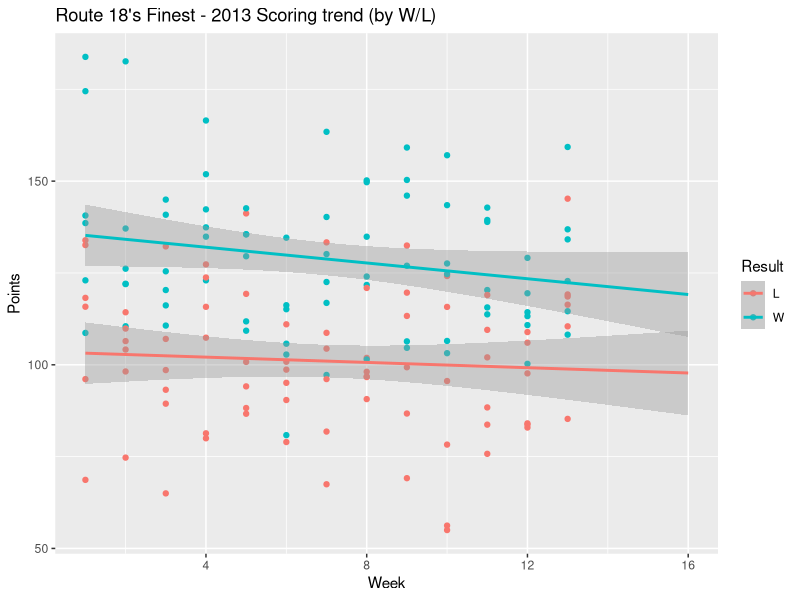
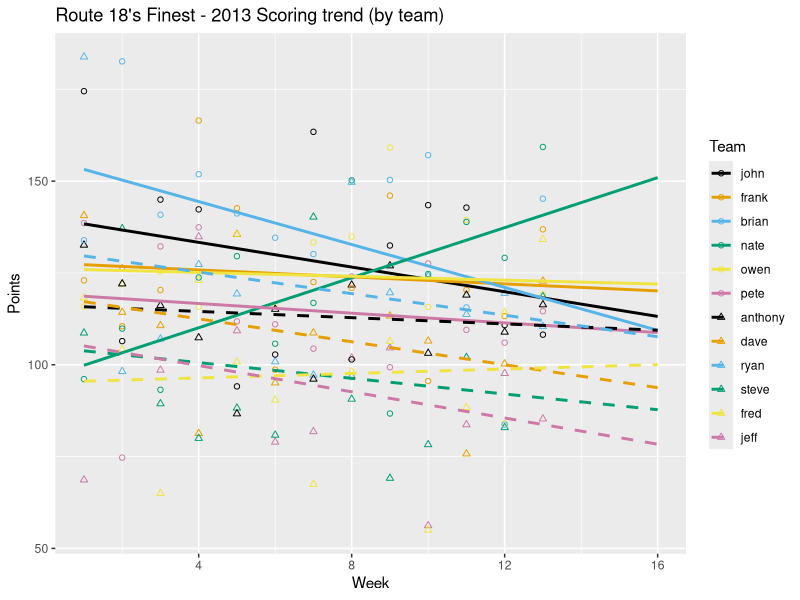

Recreate these plots in R, in order.
require(ggplot2)
require(colorspace)

#w <- read.csv("../data/2013_weekly.csv")
wfull <- read.csv("../data/2013_weekly.csv")
w <- wfull[ which(wfull$week < 14), ] 

ranks <- c("john","frank","brian","nate","owen","pete","anthony","dave","ryan","steve","fred","jeff")
w$team <- factor(w$team, levels=ranks)

totals <- data.frame(Points=w$QB+w$RB1+w$RB2+w$WR1+w$WR2+w$TE+w$D+w$K+w$FLEX, Week=w$week, Team=w$team, Result=w$result)
                  

g <- ggplot(totals, aes(x=Week, y=Points, group=Result, colour=Result)) + geom_point() + geom_smooth(method=lm,fullrange=TRUE) + scale_x_continuous(limits = c(1, 16)) + ggtitle( "Route 18's Finest - 2013 Scoring trend (by W/L)" )
png(filename="scoring_trend.png", width=1000, height=450)
print(g)
dev.off()


cbPalette <- c("#000000", "#E69F00", "#56B4E9", "#009E73", "#F0E442", "#CC79A7")
cbPalette <- c(cbPalette, cbPalette)


g2 <- ggplot(totals, aes(x=Week, y=Points, group=Team, colour=Team, linetype=Team, shape=Team )) + geom_point() + scale_shape_manual(values=c(rep(1,6),rep(2,6)) ) + scale_colour_manual(values=cbPalette) + geom_smooth(method="lm",fullrange=TRUE,se=FALSE,size=1) + scale_linetype_manual(values=c(rep("solid",6),rep("dashed",6)) )  + scale_x_continuous(limits = c(1, 16)) + ggtitle( "Route 18's Finest - 2013 Scoring trend (by team)" )
png(filename="scoring_trend_team.png", width=1000, height=450)
print(g2)
dev.off()

print( "made figures" )
#print(summary(lm(totals$Points ~ 1 + totals$Week, subset=which(totals$Win=="W"))))
#print(summary(lm(totals$Points ~ 1 + totals$Week, subset=which(totals$Win=="L"))))

xw <- summary(lm(totals$Points ~ 1 + totals$Week, subset=which(totals$Result=="W")))
xl <- summary(lm(totals$Points ~ 1 + totals$Week, subset=which(totals$Result=="L")))

pw <- pf(xw$fstatistic[1], xw$fstatistic[2], xw$fstatistic[3], lower.tail=FALSE)
pl <- pf(xl$fstatistic[1], xl$fstatistic[2], xl$fstatistic[3], lower.tail=FALSE)

print( paste("win",pw))
print( paste("lose",pl))

for( team in ranks ) {
  tx <- which(totals$Team==team)
  pts <- totals$Points[tx]
  week <- totals$Week[tx]
  
  lx <- lm(pts ~ 1 + week)
  x <- summary(lx)
  pval <- pf(x$fstatistic[1], x$fstatistic[2], x$fstatistic[3], lower.tail=FALSE)
  #print( paste(team, pval) )

  ftr <- data.frame(week=c(14,15,16))
  preds <- predict(lx,ftr, se.fit=TRUE)

  print( paste( team, "14", preds$fit[1], "+/-", preds$se.fit[1] ) )
}

totals2 <- data.frame(Points=wfull$QB+wfull$RB1+wfull$RB2+wfull$WR1+wfull$WR2+wfull$TE+wfull$D+wfull$K+wfull$FLEX, Week=wfull$week, Team=wfull$team, Result=wfull$result)

playoffs1 <- c("john","frank","brian","nate") 

for( team in playoffs1 ) {
  tx <- which(totals2$Team==team)
  pts <- totals2$Points[tx]
  week <- totals2$Week[tx]
  
  lx <- lm(pts ~ 1 + week)
  x <- summary(lx)
  pval <- pf(x$fstatistic[1], x$fstatistic[2], x$fstatistic[3], lower.tail=FALSE)
  #print( paste(team, pval) )

  ftr <- data.frame(week=c(14,15,16))
  preds <- predict(lx,ftr, se.fit=TRUE)

  print( paste( team, "15", preds$fit[2], "+/-", preds$se.fit[2] ) )
                 
}
